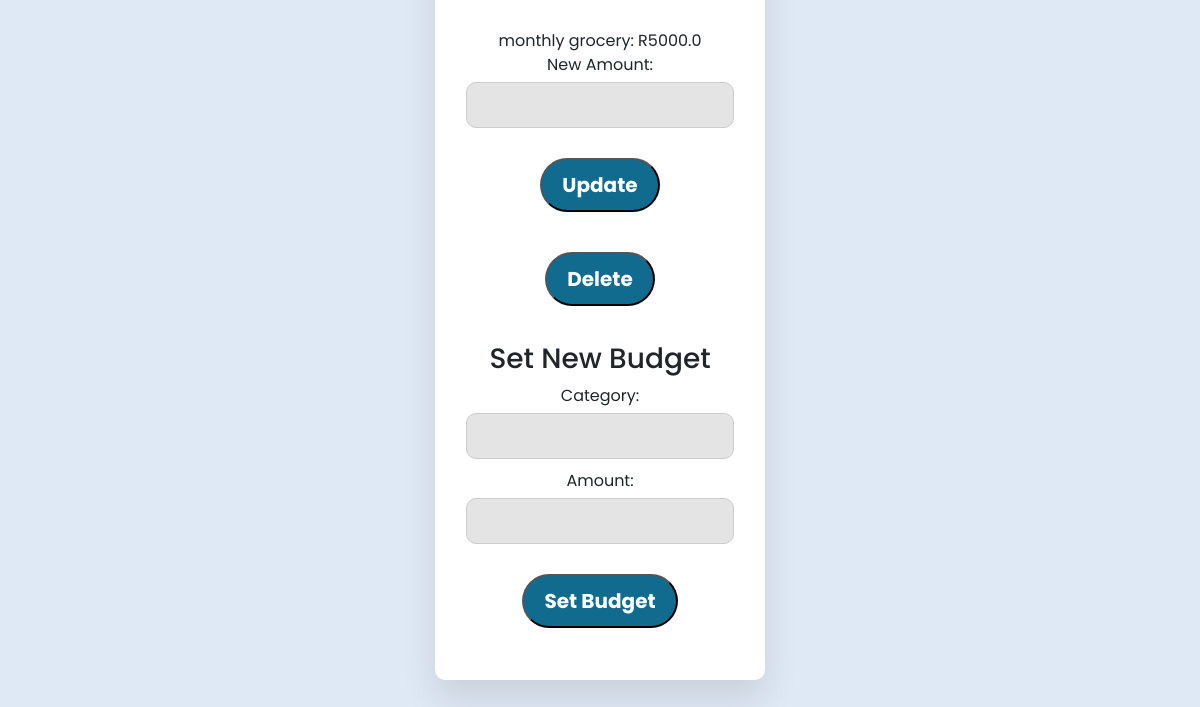
Page /dashboard (signed in, lower part) on the earlier database version.
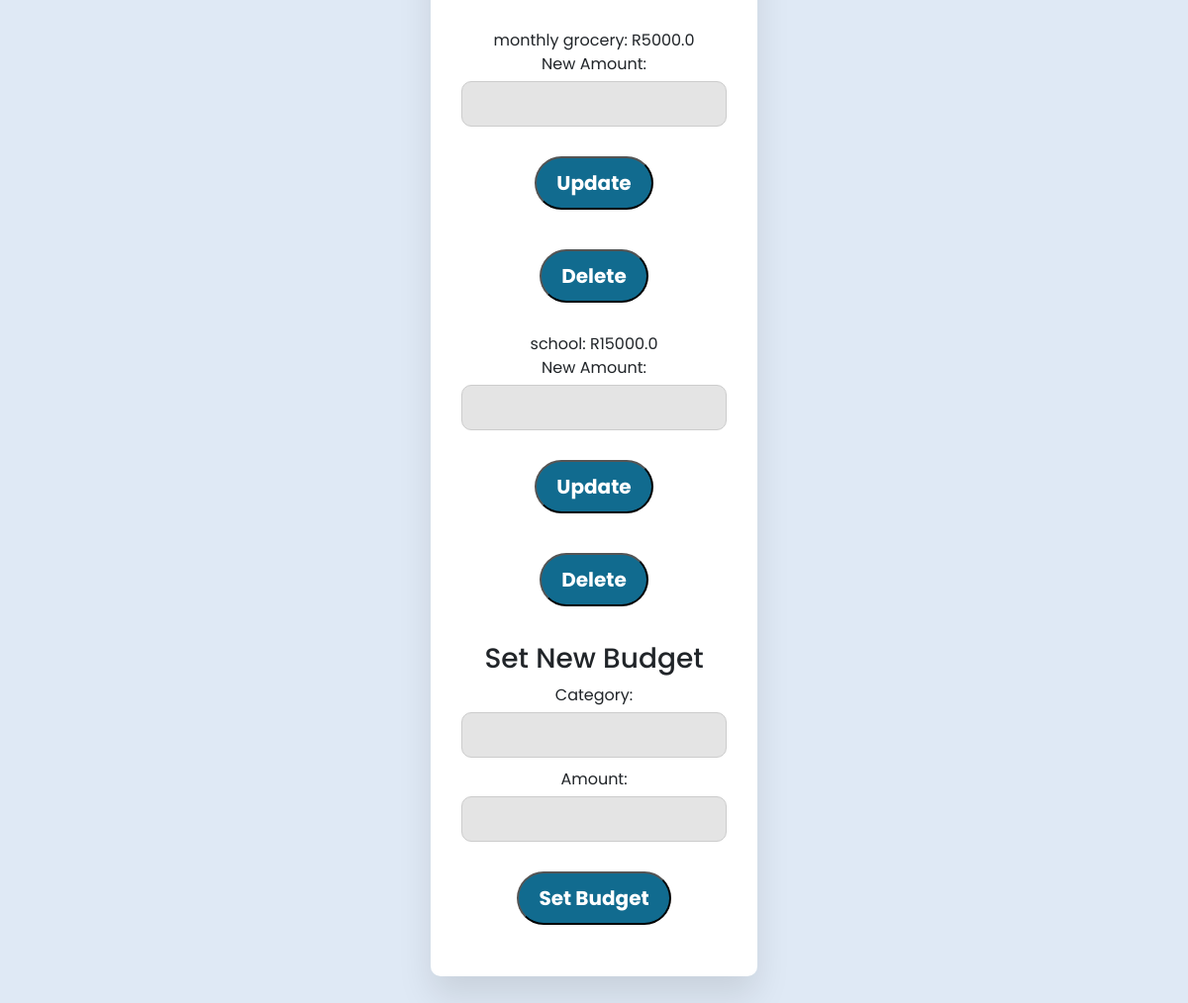
Same page on the later database version.
### website/models.py (models this page shows, shortened)
class Budget(db.Model):
    id = db.Column(db.Integer, primary_key=True)
    category = db.Column(db.String(50), nullable=False)
    amount = db.Column(db.Float, nullable=False)
    user_id = db.Column(db.Integer, db.ForeignKey('user.id'),nullable=False)

### website/views.py (the view)
@views.route('/dashboard')
@login_required
def dashboard():
    user = current_user
    return render_template('dashboard.html', user=user)

### website/__init__.py (called while the page is built)
def create_app():
    app = Flask(__name__)
    app.config['SECRET_KEY'] = 'the secret key'
    app.config['SQLALCHEMY_DATABASE_URI'] = f'sqlite:///{DB_NAME}'
    db.init_app(app)
    from .views import views
    from .auth import auth
    from .models import User
    app.register_blueprint(views, url_prefix='/')
    app.register_blueprint(auth, url_prefix='/')
    login_manager = LoginManager()
    login_manager.login_view= 'auth.sign_in'  # type: ignore
    login_manager.init_app(app)
    @login_manager.user_loader
    def load_user(id):
        return User.query.get(int(id))
    with app.app_context(): #can remove this line if don't solve problem
        create_database()
    return app

### website/templates/dashboard.html (shortened to what this page needs)
<!DOCTYPE html>
<html lang="en">
<head>
    <link
      href="https://cdn.jsdelivr.net/npm/bootstrap@5.3.2/dist/css/bootstrap.min.css"
      rel="stylesheet"
    />
    <link rel="stylesheet" type="text/css" href="{{ url_for('static', filename='styles.css') }}">
    <link
      rel="stylesheet"
      type="text/css"
      href="{{ url_for('static', filename='navbar.css') }}"
    />
</head>
<body>
   <div class="container">
    <div id="budget" class="wrapper">
    <ul>
        {% for budget_entry in user.budget_entries %}
            <li>{{ budget_entry.category }}: R{{ budget_entry.amount }}
                <form action="{{ url_for('views.update_budgets', category=budget_entry.category) }}" method="post">
                    <label for="new_amount">New Amount:</label>
                    <input type="text" id="new_amount" name="new_amount" required>
                    <button type="submit">Update</button>
                </form>
                <form action="{{ url_for('views.delete_budgets', category=budget_entry.category) }}" method="post">
                    <button type="submit">Delete</button>
                </form>
            </li>
        {% endfor %}
    </ul>
    <div>
    <h3>Set New Budget</h3>
    <form action="{{ url_for('views.set_budgets') }}" method="post">
        <label for="category">Category:</label>
        <input type="text" id="category" name="category" required>
        <label for="amount">Amount:</label>
        <input type="text" id="amount" name="amount" required> <br>
        <button type="submit">Set Budget</button>
    </form>
   </div>
   </div>
</body>
</html>

Differences in the rows shown:
added Budget: category "school", amount "15000.0"
